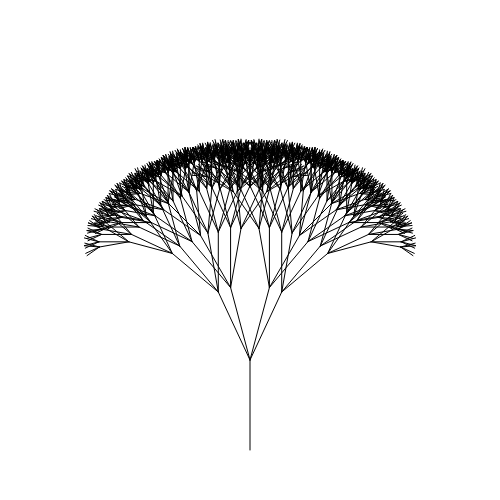
Frame 1 (no input)
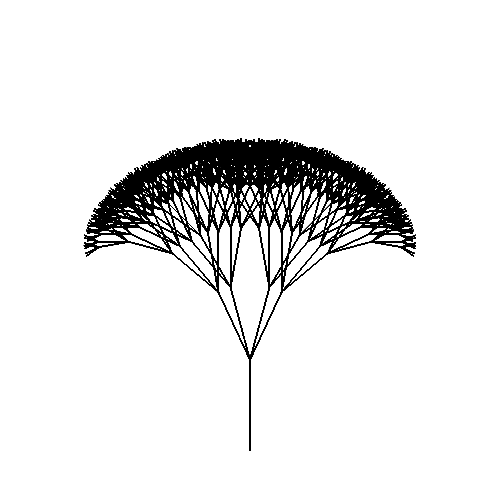
Frame 60 (no input)
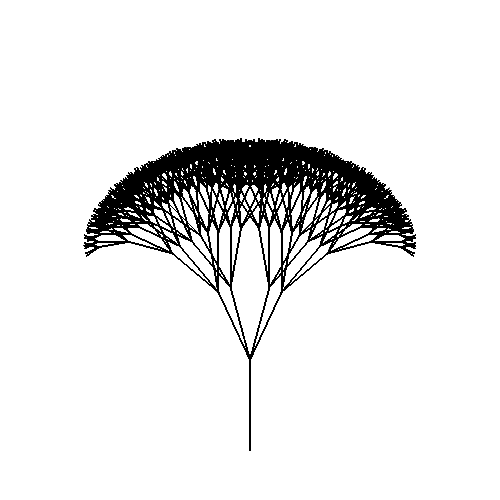
Frame 120 (the mouse pressed at the canvas centre since frame 60)

The p5.js sketch that drew these frames (run headless with seeded random() and noise() and a simulated clock; from frame 60 on, the mouse is pressed at the canvas centre):

// p5.js sketch
// ── sketch.js
// The Balloon Tree
// Chung-Fu
// 11/25/2026

let scale = 15;


function setup() {
  createCanvas(500, 500);
  background(255);
}

function draw() {
  drawTree(width/2, height*.9, 90, 6);
}

function drawLine( x1,  y1,  x2,  y2,  depth) {
  //draw a line segment connecting (x1,y1) to (x2,y2)
  line(x1, y1, x2, y2);
}

function drawTree(x1, y1, angle, depth) {
  if (depth > 0) {
    let x2 = x1 + (cos(radians(angle))*depth*scale);     //calculate endpoints of current branch
    let y2 = y1 - (sin(radians(angle))*depth*scale);     //using trig ratios. Get shorter based on depth

    drawLine(x1, y1, x2, y2, depth);
    // angle = map[scale,0,mouseX,0,50];

    //for a 2-branch tree:
    drawTree(x2, y2, angle-scale, depth-1);
    drawTree(x2, y2, angle+scale, depth-1);
    drawTree(x2, y2, angle+scale + 10, depth-1);
    drawTree(x2, y2, angle-scale - 10, depth-1);
  }
}
